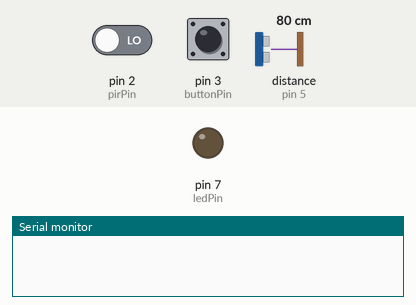
Recording of a sketch running on a simulated Arduino Uno, built with avr-gcc and run on an emulated ATmega328P. Shown: output pins drawn as LEDs (lit = HIGH), the last lines printed to the serial monitor. Wiring (inferred from the names in the program): ultrasonic range finder: trigger pin 4; echo pin 5. Dashed ring = blinking. Inputs (shaded band) come from the test bench; at power-on: distance to the obstacle (sensor on pin 5) 80 cm, pin 2 (pirPin) LOW, pin 3 (buttonPin) HIGH. The echo pulse lasts 58.3 µs per cm; pins used as bus, display or sensor lines are not drawn.

Above: at 1.2 s.
1.3 s: distance to the obstacle (sensor on pin 5) set to 55 cm
At 2.8 s:
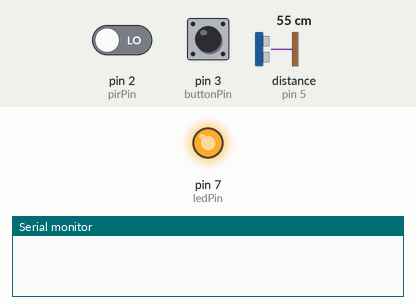
3.5 s: distance to the obstacle (sensor on pin 5) set to 47 cm
At 3.75 s:
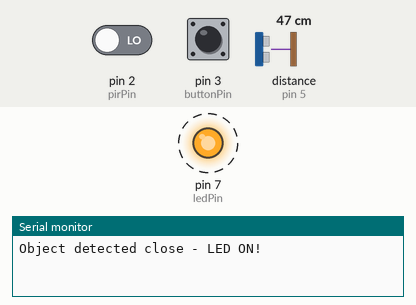
6.5 s: pin 2 (pirPin) driven HIGH
Timing chart, 0 to 15.2 s (numbered marks = the images above; inputs shaded):
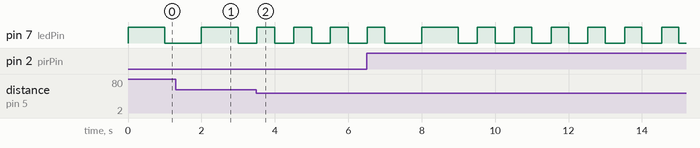

The sketch:

Task1.4D.ino
```cpp
#define trigPin 4
#define echoPin 5

int pirPin = 2;       // PIR Sensor (External Interrupt)
int buttonPin = 3;    // Push Button
int ledPin = 7;       // LED

volatile bool motionDetected = false;

void pirISR() {
    motionDetected = true;
}

ISR(TIMER1_COMPA_vect) {
    digitalWrite(ledPin, !digitalRead(ledPin));
}

void setup() {
    pinMode(pirPin, INPUT);
    pinMode(trigPin, OUTPUT);
    pinMode(echoPin, INPUT);
    pinMode(buttonPin, INPUT_PULLUP);
    pinMode(ledPin, OUTPUT);

    Serial.begin(9600);

    attachInterrupt(digitalPinToInterrupt(pirPin), pirISR, RISING);

    cli();
    TCCR1A = 0;
    TCCR1B = 0;
    TCNT1 = 0;
    OCR1A = 15624;
    TCCR1B |= (1 << WGM12);
    TCCR1B |= (1 << CS12) | (1 << CS10);
    TIMSK1 |= (1 << OCIE1A);
    sei();
}

long getDistance() {
    digitalWrite(trigPin, LOW);
    delayMicroseconds(2);
    digitalWrite(trigPin, HIGH);
    delayMicroseconds(10);
    digitalWrite(trigPin, LOW);

    long duration = pulseIn(echoPin, HIGH);
    long distance = duration * 0.034 / 2;
    return distance;
}

void loop() {
    if (motionDetected) {
        Serial.println("PIR Motion detected - LED ON!");
        digitalWrite(ledPin, HIGH);
        delay(3000);
        digitalWrite(ledPin, LOW);
        motionDetected = false;
    }

    long distance = getDistance();
    if (distance > 0 && distance < 50) { // If object is closer than 10cm
        Serial.println("Object detected close - LED ON!");
        digitalWrite(ledPin, HIGH);
        delay(1000);
        digitalWrite(ledPin, LOW);
    }

    if (digitalRead(buttonPin) == LOW) {
        Serial.println("Button Pressed - LED OFF!");
        digitalWrite(ledPin, LOW);
        motionDetected = false;
    }
}
```

Measured:
- the behaviour switches between 51 and 50 cm on distance to the obstacle (sensor on pin 5) (found by bisection; images 1 and 2)
